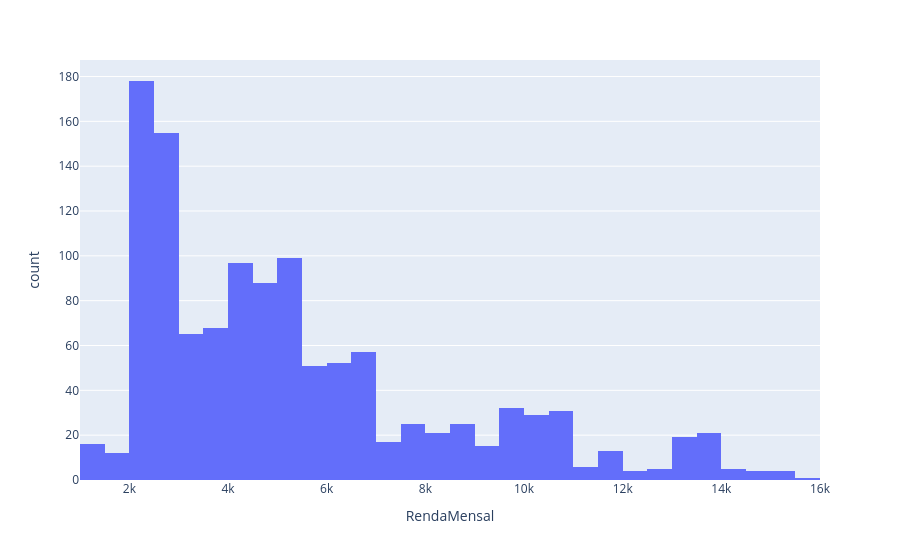

Notebook cell for this chart:
### Code cell
import plotly_express as px

px.histogram(df, x = "RendaMensal")

### Figure 1 — Plotly figure (JSON) as saved in the notebook; plotly's stock layout.template omitted (floating-point values rounded to 4 significant figures; data arrays with more than 128 entries replaced by an {"elided": "..."} marker saying what was removed)
{"data": [{"alignmentgroup": "True", "bingroup": "x", "hovertemplate": "RendaMensal=%{x}<br>count=%{y}<extra></extra>", "legendgroup": "", "marker": {"color": "#636efa", "pattern": {"shape": ""}}, "name": "", "offsetgroup": "", "orientation": "v", "showlegend": false, "type": "histogram", "x": {"elided": "1215 int values"}, "xaxis": "x", "yaxis": "y"}], "layout": {"barmode": "relative", "legend": {"tracegroupgap": 0}, "margin": {"t": 60}, "xaxis": {"anchor": "y", "domain": [0, 1], "title": {"text": "RendaMensal"}}, "yaxis": {"anchor": "x", "domain": [0, 1], "title": {"text": "count"}}}}
